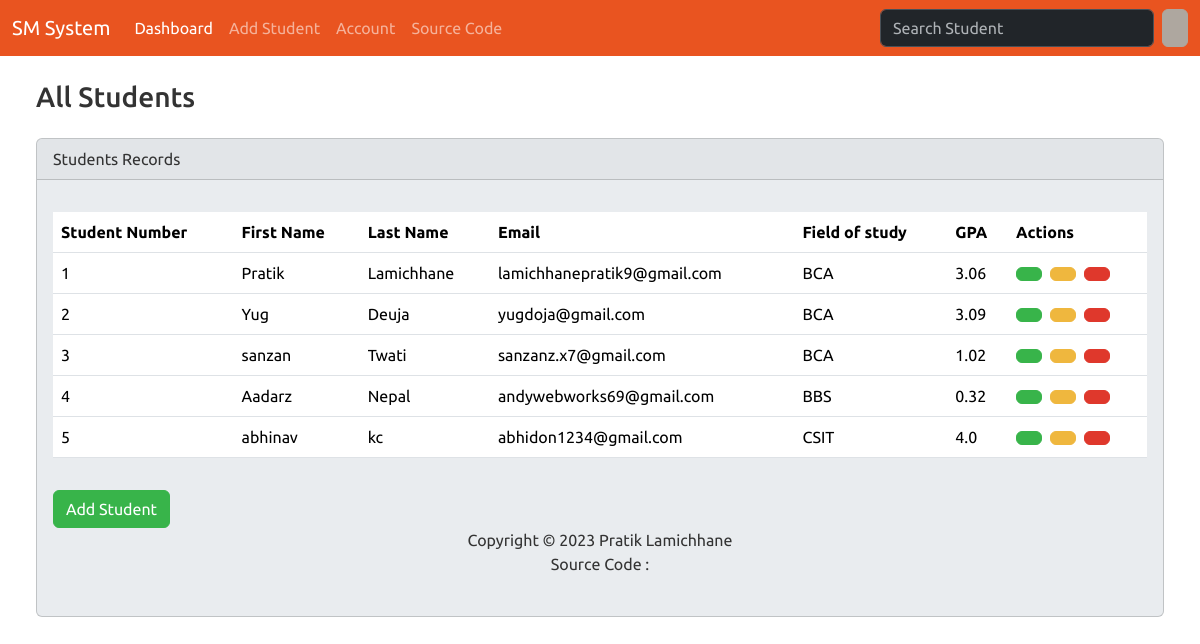
The app's page /, older data.
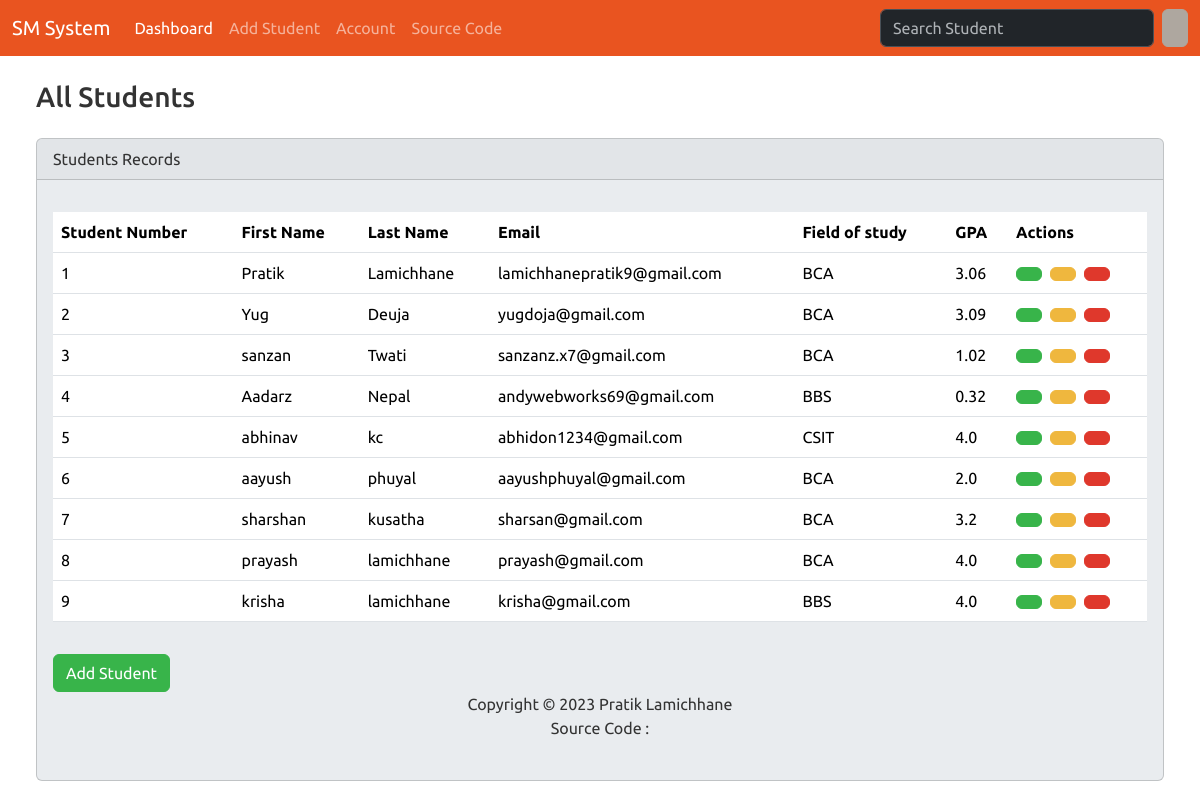
The same page, newer data.
### students/models.py (models this page shows, shortened)
class Student(models.Model):
    student_number = models.PositiveIntegerField()
    first_name = models.CharField(max_length=50)
    last_name = models.CharField(max_length=50)
    email = models.EmailField(max_length=100)
    field_of_study = models.CharField(max_length=50)
    gpa = models.FloatField()

### students/views.py (the view)
# urls.py: path('' , views.index , name='index'),
def index(request):
    query = request.GET.get('q')
    students = Student.objects.all()
    return render(request, 'students/index.html', {
        'students': students,
    })

### students/templates/students/index.html (shortened to what this page needs)
{% extends "students/base.html" %}
{% block body %}
<div class="container-fluid">
  {% if students %}
  {% if query %}
                <h3 class="m-4">Search Results for "{{ query }}"</h3>
            {% else %}
    <h3 class="m-4">All Students</h3>
    {% endif %}
    <div class="row">
        <div class="col-12">
          <div class="card bg-light ms-4 me-4 mb-4" style="max-width: 100%;" bis_skin_checked="1">
            <div class="card-header" bis_skin_checked="1">Students Records</div>
            <div class="card-body" bis_skin_checked="1">
              <p class="card-text">
                <div class="table-responsive">
                  <table class="table table-hover">
                    <thead>
                      <tr>
                        <th scope="col">Student Number</th>
                        <th scope="col">First Name</th>
                        <th scope="col">Last Name</th>
                        <th scope="col">Email</th>
                        <th scope="col">Field of study</th>
                        <th scope="col">GPA</th>
                        <th scope="col">Actions</th>
                      </tr>
                    </thead>
                    <tbody>
                      {% for student in students %}
                        <tr>
                          <td>{{student.student_number}}</td>
                          <td>{{student.first_name}}</td>
                          <td>{{student.last_name}}</td>
                          <td>{{student.email }}</td>
                          <td>{{student.field_of_study }}</td>
                          <td>{{student.gpa }}</td>
                          <td>
                            <a href="{% url 'view_student' student.id %}" class="btn btn-success me-1" data-bs-toggle="modal" data-bs-target="#mymodal{{ student.id }}">
                          </a>
                          <a href="{% url 'edit' student.id %}" class="btn btn-warning me-1"></a>
                          <a href="" type="button" class="btn btn-danger"  data-bs-toggle="modal" data-bs-target="#delete{{student.id}}"></a>
                          </td>
                        </tr>
                      {% endfor %}
                    </tbody>
                  </table>
                </div>
              </p>
{% endif %}
<a type="button" class="btn btn-success" href="{% url 'add'%}">Add Student</a>
{% endblock body %}

Row changes from the older to the newer data that the page shows:
added Student: student_number "6", first_name "aayush", last_name "phuyal", email "aayushphuyal@gmail.com", field_of_study "BCA", gpa "2.0"
added Student: student_number "7", first_name "sharshan", last_name "kusatha", email "sharsan@gmail.com", field_of_study "BCA", gpa "3.2"
added Student: student_number "8", first_name "prayash", last_name "lamichhane", email "prayash@gmail.com", field_of_study "BCA", gpa "4.0"
added Student: student_number "9", first_name "krisha", last_name "lamichhane", email "krisha@gmail.com", field_of_study "BBS", gpa "4.0"
